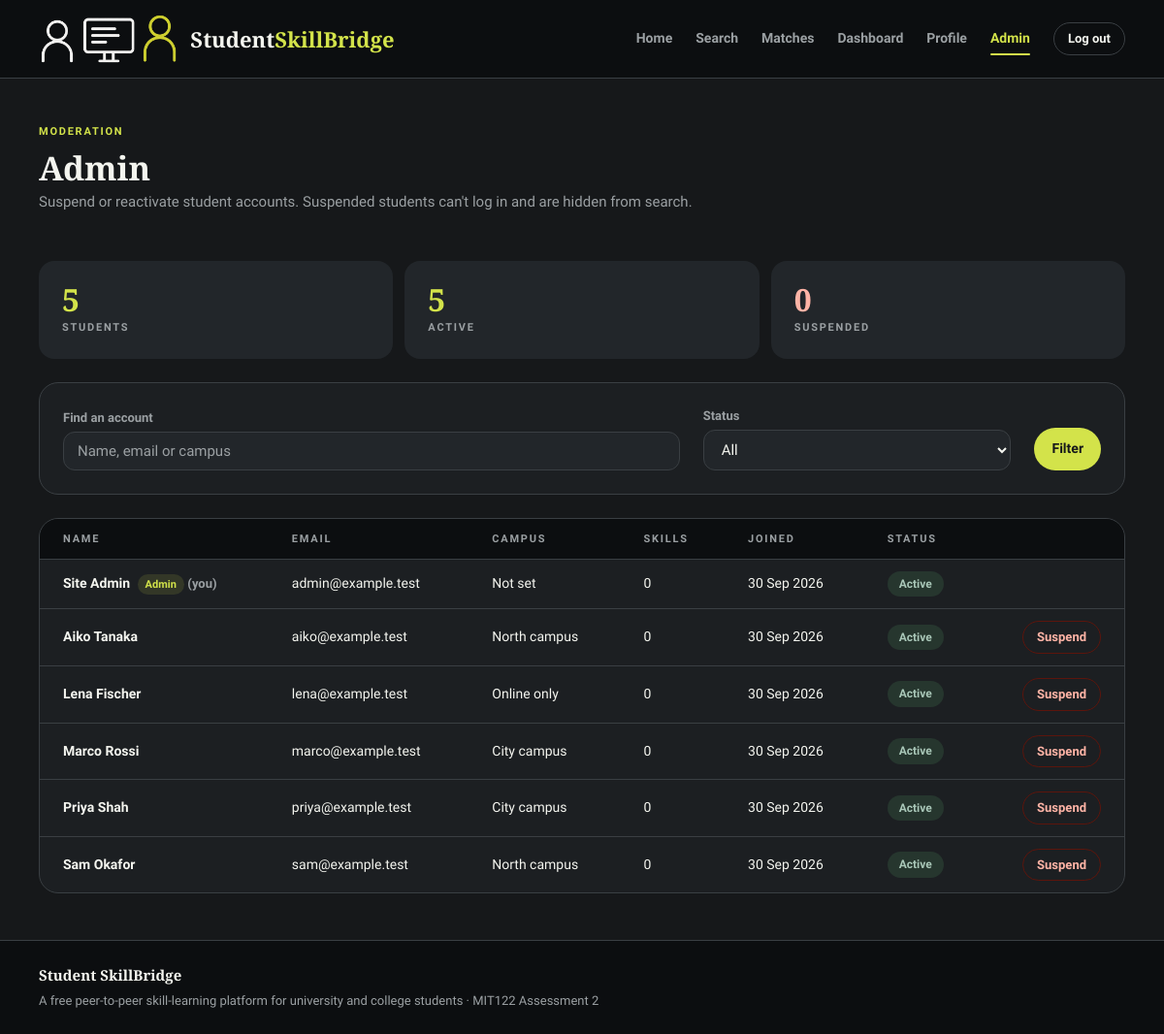
Screenshot of /pages/admin.php (signed in) with the database file from the repository.
### tables this page shows
CREATE TABLE users (
    user_id         INT UNSIGNED AUTO_INCREMENT PRIMARY KEY,
    name            VARCHAR(100) NOT NULL,
    email           VARCHAR(150) NOT NULL,
    password_hash   VARCHAR(255) NOT NULL,
    role            ENUM('student', 'admin') NOT NULL DEFAULT 'student',
    bio             TEXT NULL,
    campus          VARCHAR(100) NULL,
    status          ENUM('active', 'suspended') NOT NULL DEFAULT 'active',
    created_at      TIMESTAMP NOT NULL DEFAULT CURRENT_TIMESTAMP,
    updated_at      TIMESTAMP NOT NULL DEFAULT CURRENT_TIMESTAMP
                        ON UPDATE CURRENT_TIMESTAMP,
    UNIQUE KEY uq_users_email (email)
);

### includes/functions.php (called while the page is built, shortened)
<?php
function e(?string $value): string
{
    return htmlspecialchars($value ?? '', ENT_QUOTES, 'UTF-8');
}

### includes/auth.php (called while the page is built, shortened)
<?php
require_once __DIR__ . '/functions.php';
function current_user_id(): int
{
    return (int) ($_SESSION['user_id'] ?? 0);
}

### pages/admin.php (the view, shortened to what this page needs)
<?php
require_once __DIR__ . '/../includes/auth.php';
require_once __DIR__ . '/../includes/db.php';
$keyword = trim((string) ($_GET['q'] ?? ''));
$keyword = mb_substr($keyword, 0, 100);
$where  = ['1 = 1'];
$params = [];
$list = $pdo->prepare(
    'SELECT u.user_id, u.name, u.email, u.campus, u.role, u.status, u.created_at,
            COUNT(us.user_skill_id) AS skill_count
     FROM users u
     LEFT JOIN user_skills us ON us.user_id = u.user_id
     WHERE ' . implode(' AND ', $where) . '
     GROUP BY u.user_id
     ORDER BY u.role = \'admin\' DESC, u.status = \'suspended\' DESC, u.name ASC'
);
$list->execute($params);
$users = $list->fetchAll();
$stats = $pdo->query(
    'SELECT COUNT(*) AS total,
            SUM(status = \'active\')    AS active,
            SUM(status = \'suspended\') AS suspended
     FROM users WHERE role = \'student\''
)->fetch();
require_once __DIR__ . '/../includes/header.php';
?>
<div class="page-header">
    <p class="label-md landing-eyebrow">Moderation</p>
    <h1 class="headline-lg">Admin</h1>
    <p class="page-header__lede">Suspend or reactivate student accounts. Suspended students can't log in and are hidden from search.</p>
</div>
<ul class="stat-row" aria-label="Student account totals">
    <li class="stat"><span class="stat__num"><?= (int) $stats['total'] ?></span><span class="stat__label">Students</span></li>
    <li class="stat"><span class="stat__num"><?= (int) $stats['active'] ?></span><span class="stat__label">Active</span></li>
    <li class="stat stat--warn"><span class="stat__num"><?= (int) $stats['suspended'] ?></span><span class="stat__label">Suspended</span></li>
</ul>
<form class="search-form admin-filter" method="get" action="/pages/admin.php" role="search">
    <div class="search-form__keyword">
        <label for="q">Find an account</label>
        <input type="search" id="q" name="q" value="<?= e($keyword) ?>" maxlength="100" placeholder="Name, email or campus">
    </div>
    <div>
        <label for="status">Status</label>
        <select id="status" name="status" data-autosubmit>
            <option value="">All</option>
        </select>
    </div>
    <div class="search-form__actions">
        <button type="submit" class="btn btn--primary">Filter</button>
    </div>
</form>
<?php if ($users === []): ?>
    <p class="empty-state">No accounts match that filter.</p>
<?php else: ?>
    <div class="admin-table-wrap">
        <table class="admin-table">
            <thead>
                <tr>
                    <th scope="col">Name</th>
                    <th scope="col">Email</th>
                    <th scope="col">Campus</th>
                    <th scope="col">Skills</th>
                    <th scope="col">Joined</th>
                    <th scope="col">Status</th>
                    <th scope="col"><span class="visually-hidden">Action</span></th>
                </tr>
            </thead>
            <tbody>
                <?php foreach ($users as $u): ?>
                    <?php
                    $isSelf      = (int) $u['user_id'] === current_user_id();
                    $isAdmin     = $u['role'] === 'admin';
                    $isSuspended = $u['status'] === 'suspended';
                    ?>
                    <tr class="<?= $isSuspended ? 'is-suspended' : '' ?>">
                        <th scope="row" data-label="Name">
                            <?= e($u['name']) ?>
                            <?php if ($isAdmin): ?><span class="chip chip--sm">Admin</span><?php endif; ?>
                            <?php if ($isSelf): ?><span class="card__meta">(you)</span><?php endif; ?>
                        </th>
                        <td data-label="Email"><?= e($u['email']) ?></td>
                        <td data-label="Campus"><?= e($u['campus'] ?: 'Not set') ?></td>
                        <td data-label="Skills"><?= (int) $u['skill_count'] ?></td>
                        <td data-label="Joined"><?= e(date('j M Y', strtotime($u['created_at']))) ?></td>
                        <td data-label="Status">
                            <span class="chip <?= $isSuspended ? 'chip--status-declined' : 'chip--status-accepted' ?>">
                                <?= $isSuspended ? 'Suspended' : 'Active' ?>
                            </span>
                        </td>
                        <td class="admin-table__action">
                            <?php if (!$isAdmin): ?>
                                <form method="post" action="/pages/admin.php" class="inline-form">
                                    <?php if ($isSuspended): ?>
                                        <input type="hidden" name="status" value="active">
                                        <button type="submit" class="btn btn--secondary btn--sm">Reactivate<span class="visually-hidden"> <?= e($u['name']) ?></span></button>
                                    <?php else: ?>
                                        <button type="submit" class="btn btn--danger btn--sm" data-confirm="Suspend <?= e($u['name']) ?>? They will be logged out and hidden from search.">Suspend<span class="visually-hidden"> <?= e($u['name']) ?></span></button>
                                    <?php endif; ?>
                                </form>
                            <?php endif; ?>
                        </td>
                    </tr>
                <?php endforeach; ?>
            </tbody>
        </table>
    </div>
<?php endif; ?>
<?php require_once __DIR__ . '/../includes/footer.php'; ?>

### includes/header.php (shortened to what this page needs)
<?php
require_once __DIR__ . '/functions.php';
$isLoggedIn = isset($_SESSION['user_id']);
$currentPage = basename($_SERVER['SCRIPT_NAME'] ?? '');
$navAttrs = static function (string $file) use ($currentPage): string {
    $active = $currentPage === $file;
    $class  = 'site-nav__link' . ($active ? ' site-nav__link--active' : '');
    $aria   = $active ? ' aria-current="page"' : '';
    return 'class="' . $class . '"' . $aria;
};
?>
<!DOCTYPE html>
<html lang="en">
<head>
    <link rel="stylesheet" href="/assets/css/style.css?v=<?= filemtime(__DIR__ . '/../assets/css/style.css') ?>">
</head>
<body>
<header class="site-header">
    <div class="container site-header__inner">
        <a href="/index.php" class="brand">
            <img src="/assets/img/logo-nav.png" alt="" class="brand__logo" width="144" height="56">
            <span class="brand__text">Student<span class="brand__accent">SkillBridge</span></span>
        </a>
        <nav class="site-nav" id="site-nav" aria-label="Main navigation">
            <a href="/index.php" <?= $navAttrs('index.php') ?>>Home</a>
            <a href="/pages/search.php" <?= $navAttrs('search.php') ?>>Search</a>
            <a href="/pages/matches.php" <?= $navAttrs('matches.php') ?>>Matches</a>
            <a href="/pages/dashboard.php" <?= $navAttrs('dashboard.php') ?>>Dashboard</a>
            <a href="/pages/profile.php" <?= $navAttrs('profile.php') ?>>Profile</a>
            <?php if (($_SESSION['user_role'] ?? null) === 'admin'): ?>
                <a href="/pages/admin.php" <?= $navAttrs('admin.php') ?>>Admin</a>
            <?php endif; ?>
            <?php if ($isLoggedIn): ?>
                <a href="/pages/login.php?action=logout" class="btn btn--secondary btn--sm">Log out</a>
            <?php else: ?>
                <a href="/pages/login.php" <?= $navAttrs('login.php') ?>>Log in</a>
                <a href="/pages/register.php" class="btn btn--primary btn--sm">Sign up</a>
            <?php endif; ?>
        </nav>
    </div>
</header>
<main class="site-main">
    <div class="container">

### includes/footer.php (shortened to what this page needs)
    </div>
</main>
<footer class="site-footer">
    <div class="container site-footer__inner">
        <p class="site-footer__brand">Student SkillBridge</p>
        <p class="site-footer__meta">A free peer-to-peer skill-learning platform for university and college students &middot; MIT122 Assessment 2</p>
    </div>
</footer>
</body>
</html>

### rows the page displays
users: name "Site Admin", role "Admin", shows "(you)", email "admin@example.test", campus "Not set", skill_count "0", created_at "30 Sep 2026", status "Active"
users: name "Aiko Tanaka", email "aiko@example.test", campus "North campus", skill_count "0", created_at "30 Sep 2026", status "Active"
users: name "Lena Fischer", email "lena@example.test", campus "Online only", skill_count "0", created_at "30 Sep 2026", status "Active"
users: name "Marco Rossi", email "marco@example.test", campus "City campus", skill_count "0", created_at "30 Sep 2026", status "Active"
users: name "Priya Shah", email "priya@example.test", campus "City campus", skill_count "0", created_at "30 Sep 2026", status "Active"
users: name "Sam Okafor", email "sam@example.test", campus "North campus", skill_count "0", created_at "30 Sep 2026", status "Active"

### other values shown
$stats['total'] "5"
$stats['active'] "5"
$stats['suspended'] "0"
